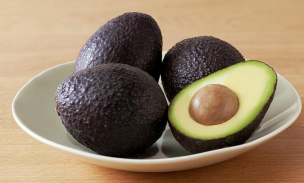
%> input picture src/edge/avocado.bmp, 304 x 183 px
$ octave --eval "houghtrans(imread('avocado.bmp'));"   (GNU Octave 9; MATLAB toolbox functions it lacks are replaced by stand-ins)
%> lines starting %> are read from the running program, lines starting %| are printed output that depends on the picture; in (x1, y1, x2, y2) boxes, pixels count from 0 and x2, y2 are one past the last pixel; in counts of white or black regions, pixels touching at a corner belong together; the program's own positions count from 1
function houghtrans(image)
    [row,col,depth] = size(image);
%> row = 183; col = 304; depth = 3
    imggray = image;
%> imggray is the input picture: size 183x304x3 uint8; mean R, G, B 149.2, 128.2, 102.9
    % Convert to gray
    if(depth>1)
        imggray = rgb2gray(imggray);
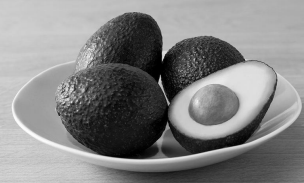
%> imggray: size 183x304 uint8; min 0, max 253, mean 131.6
    end
    canny = edge(imggray,"canny");
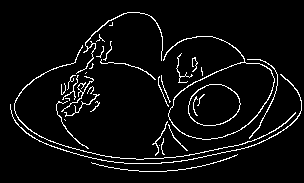
%> canny: size 183x304 logical; 5.2% white in thin lines or dots, all inside (x1, y1, x2, y2) = (10, 12, 302, 172)
    imshow(canny)
end
